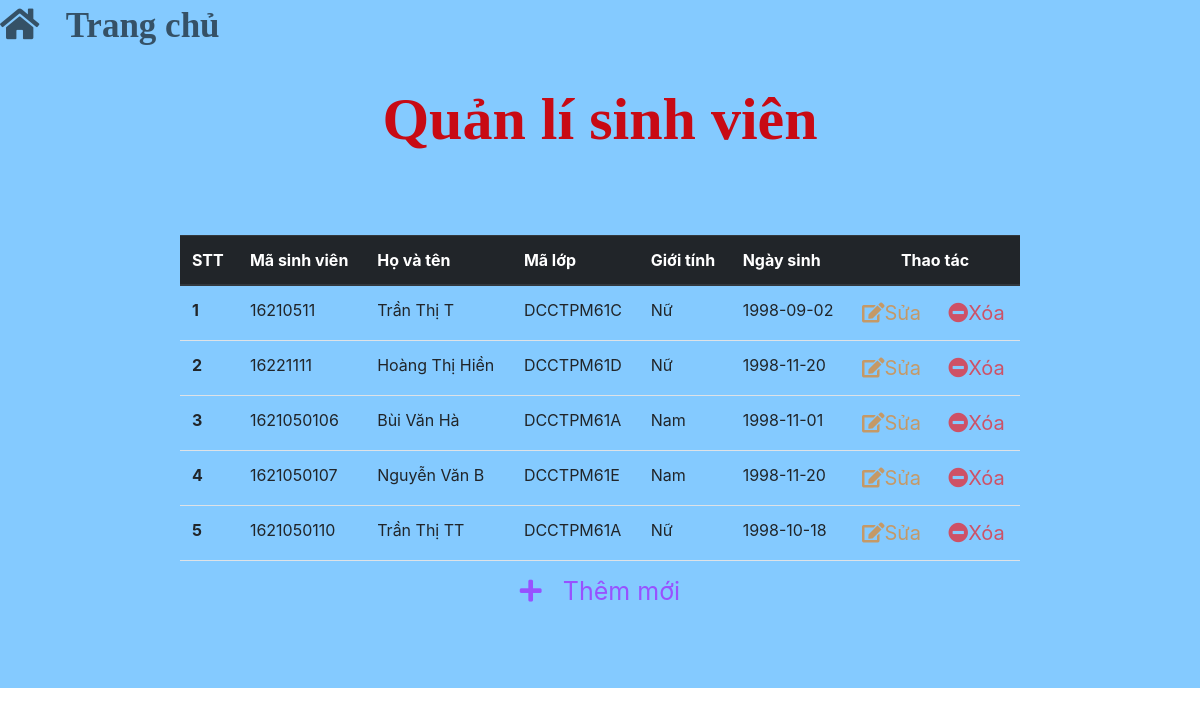
/quanliSV.php (signed in), run on the app's committed database.
### tables this page shows
CREATE TABLE `sinhvien` (
  `MaSV` int(11) NOT NULL,
  `HoTen` varchar(30) NOT NULL,
  `MaLop` varchar(20) NOT NULL,
  `GioiTinh` varchar(5) NOT NULL,
  `NgaySinh` date NOT NULL
);

### quanliSV.php (the view, shortened to what this page needs)
<!DOCTYPE html>
<html>
<head>
	<link rel="stylesheet" href="css/bootstrap.min.css">
	<link rel="stylesheet" href="css/all.min.css">
	<link rel="stylesheet" href="css/style.css">
</head>
<body>
	<?php
		require('connection.php');
		$sql = "SELECT * FROM sinhvien";
		$sinhvien = mysqli_query($conn, $sql);
	?>
	<div class="header">
		<div class="home">
			<a href="index.php"><i class="fas fa-home"></i>&nbsp; &nbsp;Trang chủ</a>
		</div>
		<h1>Quản lí sinh viên</h1>
	</div>
	<div class="content">
		<table class="table" style="width:100%">
			<thead class="thead-dark">
				<tr>
					<th scope="col">STT</th>
					<th scope="col">Mã sinh viên</th>
					<th scope="col">Họ và tên</th>
					<th scope="col">Mã lớp</th>
					<th scope="col">Giới tính</th>
					<th scope="col">Ngày sinh</th>
					<th scope="col" colspan="2" style="text-align:center">Thao tác</th>
				</tr>
				<tbody>
					<?php if (mysqli_num_rows($sinhvien) > 0): ?>
						<?php $stt=1; ?>
						<?php foreach ($sinhvien as $item) :?>
						<tr>
							<th scope="row"><?php echo $stt; ?></th>
							<td><?php echo $item['MaSV']; ?></td>
							<td><?php echo $item['HoTen']; ?></td>
							<td><?php echo $item['MaLop']; ?></td>
							<td><?php echo $item['GioiTinh']; ?></td>
							<td><?php echo $item['NgaySinh']; ?></td>
							<td class="sua"><a href="suaTT.php?masv=<?php echo $item['MaSV'];?>"><i class="fas fa-edit"></i>Sửa</a></td>
							<td class="xoa"><a href="xoaTT.php?masv=<?php echo $item['MaSV'];?>" onclick="xoa()"><i class="fas fa-minus-circle"></i>Xóa</a></td>
							<?php $stt++; ?>
						</tr>
						<?php endforeach; ?>
					<?php endif; ?>
					<tr>
						<td class="them" colspan="8"><a href="themSV.php"><i class="fas fa-plus"></i>&nbsp; &nbsp;Thêm mới</a></td>
					</tr>
				</tbody>
		</table>
	</div>
</body>
</html>

### css/style.css (style rules this page uses)
* { margin:0px;padding:0px; }
a { text-decoration:none; text-align:center; }
.header { font-family:italic-serif; color:rgb(200,10,20); text-align:center; background:rgb(10,150,255,0.5); font-size:60px; font-weight:bold; padding-bottom:50px; }
h1 { margin:0px; font-weight:bold; font-size:60px; padding:30px 0px; }
.content { background:rgb(10,150,255,0.5); padding-left:15%; padding-right:15%; padding-bottom:50px; margin-bottom:0px; }
td.sua a { color:rgb(240,120,0,0.6); font-size:20px; text-align:center; }
td.xoa a { color:rgb(255,0,0,0.6); font-size:20px; text-align:center; }
td.them { text-align:center; }
td.them a { color:rgb(165,0,255,0.6); font-size:25px; text-align:center; }
.header .home { font-size:35px; padding:0px; text-align:left; }
.header .home a { color:rgb(0,0,0,0.6); }

### data on the page
sinhvien: MaSV "16210511", HoTen "Trần Thị T", MaLop "DCCTPM61C", GioiTinh "Nữ", NgaySinh "1998-09-02"
sinhvien: MaSV "16221111", HoTen "Hoàng Thị Hiền", MaLop "DCCTPM61D", GioiTinh "Nữ", NgaySinh "1998-11-20"
sinhvien: MaSV "1621050106", HoTen "Bùi Văn Hà", MaLop "DCCTPM61A", GioiTinh "Nam", NgaySinh "1998-11-01"
sinhvien: MaSV "1621050107", HoTen "Nguyễn Văn B", MaLop "DCCTPM61E", GioiTinh "Nam", NgaySinh "1998-11-20"
sinhvien: MaSV "1621050110", HoTen "Trần Thị TT", MaLop "DCCTPM61A", GioiTinh "Nữ", NgaySinh "1998-10-18"
